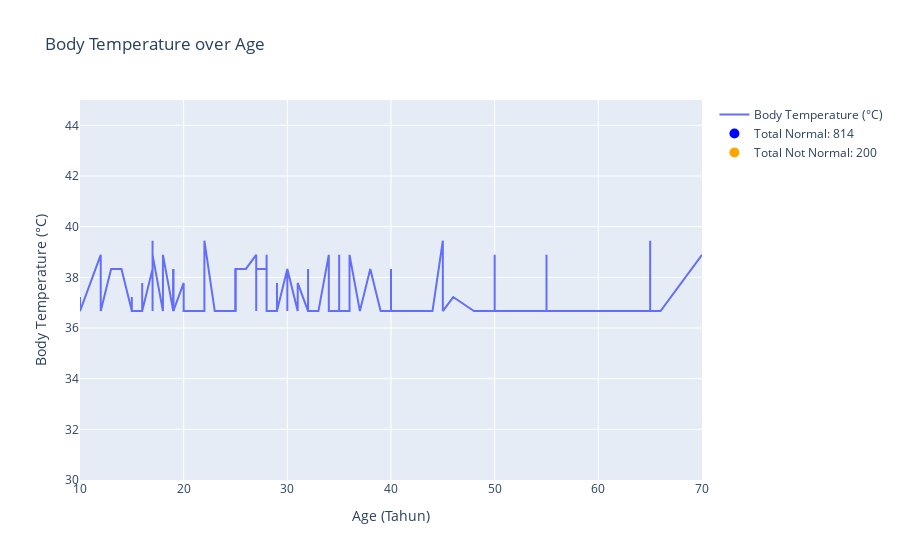

Notebook source saved alongside this figure:
### Code cell
import pandas as pd
import plotly.graph_objs as go

data = pd.read_excel('data/data_kesehatan.xlsx')
data = data.sort_values(by='Age')

# Defining the 'normal' temperature range (e.g., 36.5 to 37.5 degrees Celsius)
normal_temp_range = (36.5, 37.5)

# Determining if each temperature is normal or not and creating a new column for it
data['TempStatus'] = data['body Temp (celcius)'].apply(lambda x: 'normal' if normal_temp_range[0] <= x <= normal_temp_range[1] else 'not normal')

# Group by 'TempStatus' and count the occurrences
temp_status_counts = data['TempStatus'].value_counts()

# Mengambil kolom 'Age' (umur) dari DataFrame dan menyimpannya dalam variabel 'x'
x = data['Age']
y = data['body Temp (celcius)']

fig = go.Figure()

# Trace for Body Temperature
fig.add_trace(go.Scatter(x=x, y=y, mode='lines', name='Body Temperature (°C)'))

# Adding dummy traces for the legend, with mode='none' so they don't show up on the graph
fig.add_trace(go.Scatter(
    x=[None], 
    y=[None], 
    mode='markers',
    marker=dict(size=10, color='blue'),
    name=f'Total Normal: {temp_status_counts["normal"]}'
))

fig.add_trace(go.Scatter(
    x=[None], 
    y=[None], 
    mode='markers',
    marker=dict(size=10, color='orange'),
    name=f'Total Not Normal: {temp_status_counts["not normal"]}'
))

# Mengatur layout grafik, termasuk judul, label sumbu, lebar, dan tinggi
fig.update_layout(
    title='Body Temperature over Age',
    xaxis_title='Age (Tahun)',
    yaxis_title='Body Temperature (°C)',
    autosize=True,
    height=600
)

fig.update_yaxes(
    range=[30, 45]
)

# Menampilkan grafik yang telah dibuat
fig.show()

### Figure 1 — Plotly figure (JSON) as saved in the notebook; plotly's stock layout.template omitted (floating-point values rounded to 4 significant figures; data arrays with more than 128 entries replaced by an {"elided": "..."} marker saying what was removed)
{"data": [{"mode": "lines", "name": "Body Temperature (°C)", "type": "scatter", "x": {"elided": "1014 int values"}, "y": {"elided": "1014 float values"}}, {"marker": {"color": "blue", "size": 10}, "mode": "markers", "name": "Total Normal: 814", "type": "scatter", "x": [null], "y": [null]}, {"marker": {"color": "orange", "size": 10}, "mode": "markers", "name": "Total Not Normal: 200", "type": "scatter", "x": [null], "y": [null]}], "layout": {"autosize": true, "title": {"text": "Body Temperature over Age"}, "xaxis": {"autorange": true, "range": [10, 70], "title": {"text": "Age (Tahun)"}, "type": "linear"}, "yaxis": {"range": [30, 45], "title": {"text": "Body Temperature (°C)"}, "type": "linear"}}}
